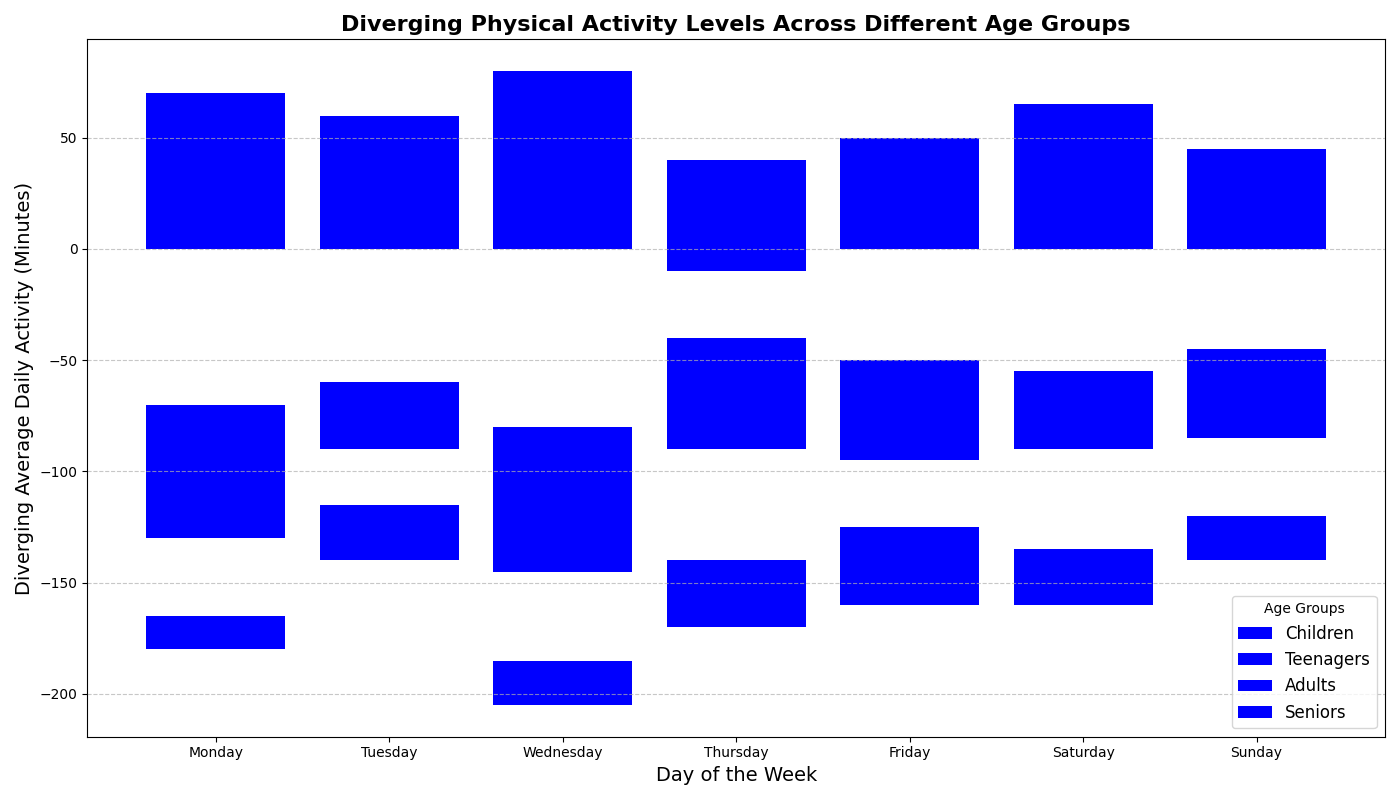

Generate this figure with Python:
import matplotlib.pyplot as plt
import numpy as np

# Data for average daily physical activity levels (in minutes)
age_groups = ["Children", "Teenagers", "Adults", "Seniors"]
days_of_week = ["Monday", "Tuesday", "Wednesday", "Thursday", "Friday", "Saturday", "Sunday"]
activity_data = np.array([
    [70, 60, 80, 40, 50, 55, 45],  # Children (shuffle)
    [60, 30, 65, 50, 45, 35, 40],  # Teenagers (shuffle)
    [35, 25, 40, 50, 30, 45, 35],  # Adults (shuffle)
    [15, 25, 20, 30, 35, 25, 20]   # Seniors (shuffle)
])

stacking_order = [activity_data[0], -activity_data[1], activity_data[2], -activity_data[3]]

fig, ax = plt.subplots(figsize=(14, 8))

for i, data in enumerate(stacking_order):
    ax.bar(days_of_week, data, label=age_groups[i],
           bottom=np.sum(stacking_order[:i], axis=0) if i % 2 == 0 else -np.sum(np.abs(stacking_order[:i]), axis=0), 
           color='blue')

ax.set_xlabel('Day of the Week', fontsize=14)
ax.set_ylabel('Diverging Average Daily Activity (Minutes)', fontsize=14)
ax.set_title('Diverging Physical Activity Levels Across Different Age Groups', fontsize=16, fontweight='bold')
ax.legend(title='Age Groups', fontsize=12)
ax.grid(axis='y', linestyle='--', alpha=0.7)

plt.tight_layout()
plt.savefig("diverging_weekly_activity_levels.png")
plt.show()
